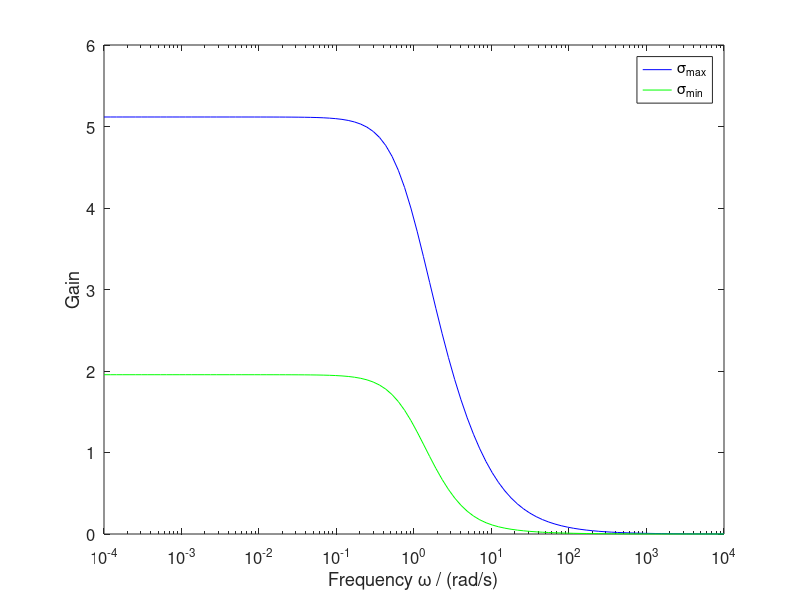
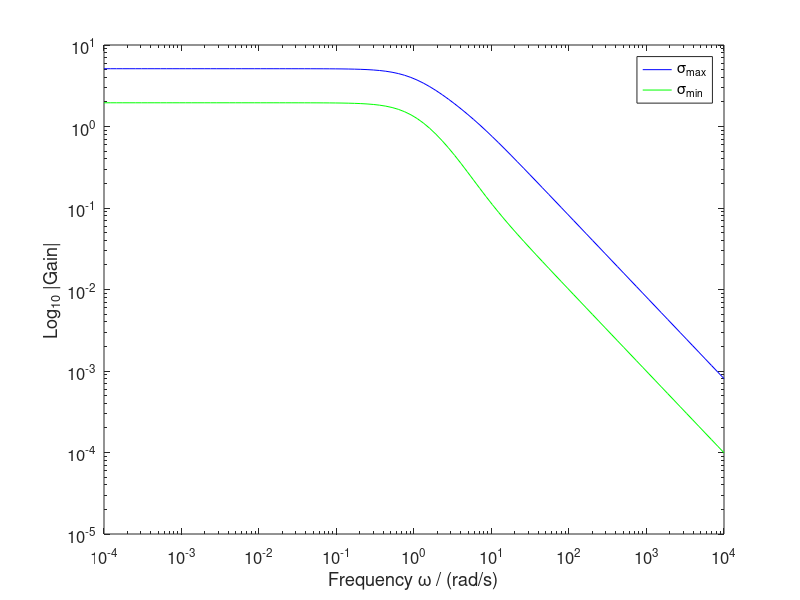

Recreate these plots in MATLAB, in order.
pkg load control

s = tf('s');

G = [4/(s+2) 4/(s+1) ; 3/(s+1) 5/(s+5)]

W = [0 logspace(-4,4,100)];

G_max = zeros(size(W));
G_min = zeros(size(W));

for i = 1:length(W)
  [U,S,V] = svd(G(W(i)));
  G_max(i) = max(diag(S));
  G_min(i) = min(diag(S));
 endfor

 figure(1);
 semilogx(W,G_max,'b-', W, G_min, 'g-');
 xlabel('Frequency \omega / (rad/s)');
 ylabel('Gain');
 legend('\sigma_{max}', '\sigma_{min}')
 set(gca, 'FontSize', 12)

 figure(2);
 loglog(W,G_max,'b-', W, G_min, 'g-');
 xlabel('Frequency \omega / (rad/s)');
 ylabel('Log_{10} |Gain|');
 legend('\sigma_{max}', '\sigma_{min}')
 set(gca, 'FontSize', 12)
